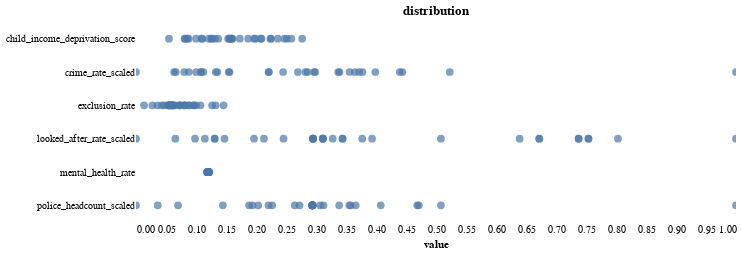

Here is the notebook cell this chart was saved with:
### Code cell
alt.Chart(london_crime_socio_tidy, title = 'distribution').mark_circle(size=60).encode(
    x=alt.X('value:Q', axis=alt.Axis(title='value', ticks=False)),
    y=alt.Y('feature:N', axis=alt.Axis(title=None, ticks=False)),  
    tooltip=['area_name', 'value']
).configure_axis(
    grid=False,
    domain=False
).configure_view(
    strokeWidth=0
).properties(height=200, 
             width=600
).interactive()

### Figure 1 — Vega-Lite specification as saved in the notebook (floating-point values rounded to 4 significant figures; data arrays with more than 128 entries replaced by an {"elided": "..."} marker saying what was removed)
{"config": {"view": {"continuousWidth": 400, "continuousHeight": 300, "strokeWidth": 0}, "axis": {"domain": false, "grid": false}}, "data": {"name": "data-fbb3b3c73f3421773f2f3a6a55c2fa37"}, "mark": {"type": "circle", "size": 60}, "encoding": {"tooltip": [{"type": "nominal", "field": "area_name"}, {"type": "quantitative", "field": "value"}], "x": {"type": "quantitative", "axis": {"ticks": false, "title": "value"}, "field": "value"}, "y": {"type": "nominal", "axis": {"ticks": false, "title": null}, "field": "feature"}}, "height": 200, "selection": {"selector009": {"type": "interval", "bind": "scales", "encodings": ["x", "y"]}}, "title": "distribution", "width": 600, "$schema": "https://vega.github.io/schema/vega-lite/v4.8.1.json", "datasets": {"data-fbb3b3c73f3421773f2f3a6a55c2fa37": {"elided": "192 records"}}}
